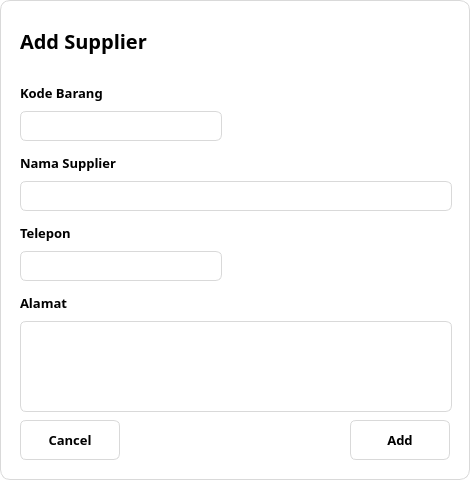
<?xml version="1.0" encoding="UTF-8"?>
<ui version="4.0">
 <class>Dialog</class>
 <widget class="QDialog" name="Dialog">
  <property name="geometry">
   <rect>
    <x>0</x>
    <y>0</y>
    <width>470</width>
    <height>480</height>
   </rect>
  </property>
  <property name="minimumSize">
   <size>
    <width>470</width>
    <height>480</height>
   </size>
  </property>
  <property name="maximumSize">
   <size>
    <width>470</width>
    <height>480</height>
   </size>
  </property>
  <property name="windowTitle">
   <string>Dialog</string>
  </property>
  <property name="styleSheet">
   <string notr="true">QDialog{
	background-color: white;
	border: 1px solid #D9D9D9;
	border-radius: 10px;
}</string>
  </property>
  <widget class="QWidget" name="layoutWidget_2">
   <property name="geometry">
    <rect>
     <x>20</x>
     <y>150</y>
     <width>432</width>
     <height>61</height>
    </rect>
   </property>
   <layout class="QVBoxLayout" name="verticalLayout">
    <item>
     <widget class="QLabel" name="label_3">
      <property name="font">
       <font>
        <family>Poppins</family>
        <pointsize>10</pointsize>
        <weight>75</weight>
        <bold>true</bold>
       </font>
      </property>
      <property name="text">
       <string>Nama Supplier</string>
      </property>
     </widget>
    </item>
    <item>
     <widget class="QLineEdit" name="addSupplierName">
      <property name="minimumSize">
       <size>
        <width>430</width>
        <height>30</height>
       </size>
      </property>
      <property name="font">
       <font>
        <family>Poppins</family>
        <weight>75</weight>
        <bold>true</bold>
       </font>
      </property>
      <property name="styleSheet">
       <string notr="true">QLineEdit{
	border: 1px solid #D9D9D9;
	border-radius: 6px;
	padding:0 10px 0 10px;
}

QLineEdit:focus{
	border: 1px solid #3D6CEE;
}</string>
      </property>
     </widget>
    </item>
   </layout>
  </widget>
  <widget class="QPushButton" name="cancelBtn">
   <property name="geometry">
    <rect>
     <x>20</x>
     <y>420</y>
     <width>100</width>
     <height>40</height>
    </rect>
   </property>
   <property name="font">
    <font>
     <family>Poppins</family>
     <pointsize>10</pointsize>
     <weight>75</weight>
     <bold>true</bold>
    </font>
   </property>
   <property name="styleSheet">
    <string notr="true">QPushButton{
	background-color: white;
	border: 1px solid #D9D9D9;
	border-radius: 6px;
}

QPushButton:hover{
	color: #3D6CEE;
	border: 1px solid #3D6CEE;
}</string>
   </property>
   <property name="text">
    <string>Cancel</string>
   </property>
  </widget>
  <widget class="QWidget" name="layoutWidget_3">
   <property name="geometry">
    <rect>
     <x>20</x>
     <y>220</y>
     <width>202</width>
     <height>61</height>
    </rect>
   </property>
   <layout class="QVBoxLayout" name="verticalLayout_2">
    <item>
     <widget class="QLabel" name="label_4">
      <property name="font">
       <font>
        <family>Poppins</family>
        <pointsize>10</pointsize>
        <weight>75</weight>
        <bold>true</bold>
       </font>
      </property>
      <property name="text">
       <string>Telepon</string>
      </property>
     </widget>
    </item>
    <item>
     <widget class="QLineEdit" name="addPhoneNumber">
      <property name="minimumSize">
       <size>
        <width>200</width>
        <height>30</height>
       </size>
      </property>
      <property name="font">
       <font>
        <family>Poppins</family>
        <weight>75</weight>
        <bold>true</bold>
       </font>
      </property>
      <property name="styleSheet">
       <string notr="true">QLineEdit{
	border: 1px solid #D9D9D9;
	border-radius: 6px;
	padding:0 10px 0 10px;
}

QLineEdit:focus{
	border: 1px solid #3D6CEE;
}</string>
      </property>
     </widget>
    </item>
   </layout>
  </widget>
  <widget class="QWidget" name="layoutWidget_5">
   <property name="geometry">
    <rect>
     <x>20</x>
     <y>80</y>
     <width>202</width>
     <height>61</height>
    </rect>
   </property>
   <layout class="QVBoxLayout" name="verticalLayout_3">
    <item>
     <widget class="QLabel" name="label_5">
      <property name="font">
       <font>
        <family>Poppins</family>
        <pointsize>10</pointsize>
        <weight>75</weight>
        <bold>true</bold>
       </font>
      </property>
      <property name="text">
       <string>Kode Barang</string>
      </property>
     </widget>
    </item>
    <item>
     <widget class="QLineEdit" name="addItemCode">
      <property name="minimumSize">
       <size>
        <width>200</width>
        <height>30</height>
       </size>
      </property>
      <property name="font">
       <font>
        <family>Poppins</family>
        <weight>75</weight>
        <bold>true</bold>
       </font>
      </property>
      <property name="styleSheet">
       <string notr="true">QLineEdit{
	border: 1px solid #D9D9D9;
	border-radius: 6px;
	padding:0 10px 0 10px;
}

QLineEdit:focus{
	border: 1px solid #3D6CEE;
}</string>
      </property>
     </widget>
    </item>
   </layout>
  </widget>
  <widget class="QPushButton" name="closeBtn">
   <property name="geometry">
    <rect>
     <x>430</x>
     <y>5</y>
     <width>35</width>
     <height>35</height>
    </rect>
   </property>
   <property name="styleSheet">
    <string notr="true">QPushButton{
	border: none;
}

QPushButton:hover{
	border-left: 1px solid #D9D9D9;
	border-bottom: 1px solid #D9D9D9;
	border-bottom-left-radius: 6px;
}</string>
   </property>
   <property name="text">
    <string/>
   </property>
   <property name="icon">
    <iconset resource="../assets/icons/resources.qrc">
     <normaloff>:/icons/close-blue.svg</normaloff>:/icons/close-blue.svg</iconset>
   </property>
   <property name="iconSize">
    <size>
     <width>20</width>
     <height>20</height>
    </size>
   </property>
   <property name="checkable">
    <bool>true</bool>
   </property>
  </widget>
  <widget class="QWidget" name="layoutWidget_4">
   <property name="geometry">
    <rect>
     <x>20</x>
     <y>290</y>
     <width>432</width>
     <height>122</height>
    </rect>
   </property>
   <layout class="QVBoxLayout" name="verticalLayout_7">
    <item>
     <widget class="QLabel" name="label_9">
      <property name="font">
       <font>
        <family>Poppins</family>
        <pointsize>10</pointsize>
        <weight>75</weight>
        <bold>true</bold>
       </font>
      </property>
      <property name="text">
       <string>Alamat</string>
      </property>
     </widget>
    </item>
    <item>
     <widget class="QLineEdit" name="addAddress">
      <property name="minimumSize">
       <size>
        <width>430</width>
        <height>91</height>
       </size>
      </property>
      <property name="font">
       <font>
        <family>Poppins</family>
        <weight>75</weight>
        <bold>true</bold>
       </font>
      </property>
      <property name="styleSheet">
       <string notr="true">QLineEdit{
	border: 1px solid #D9D9D9;
	border-radius: 6px;
	padding:0 10px 0 10px;
}

QLineEdit:focus{
	border: 1px solid #3D6CEE;
}</string>
      </property>
      <property name="maxLength">
       <number>430</number>
      </property>
      <property name="alignment">
       <set>Qt::AlignJustify|Qt::AlignTop</set>
      </property>
     </widget>
    </item>
   </layout>
  </widget>
  <widget class="QPushButton" name="addBtn">
   <property name="geometry">
    <rect>
     <x>350</x>
     <y>420</y>
     <width>100</width>
     <height>40</height>
    </rect>
   </property>
   <property name="font">
    <font>
     <family>Poppins</family>
     <pointsize>10</pointsize>
     <weight>75</weight>
     <bold>true</bold>
    </font>
   </property>
   <property name="styleSheet">
    <string notr="true">QPushButton{
	background-color: white;
	border: 1px solid #D9D9D9;
	border-radius: 6px;
}

QPushButton:hover{
	color: #3D6CEE;
	border: 1px solid #3D6CEE;
}</string>
   </property>
   <property name="text">
    <string>Add</string>
   </property>
  </widget>
  <widget class="QWidget" name="layoutWidget">
   <property name="geometry">
    <rect>
     <x>20</x>
     <y>20</y>
     <width>191</width>
     <height>42</height>
    </rect>
   </property>
   <layout class="QHBoxLayout" name="horizontalLayout">
    <property name="spacing">
     <number>6</number>
    </property>
    <item>
     <widget class="QLabel" name="label">
      <property name="minimumSize">
       <size>
        <width>146</width>
        <height>40</height>
       </size>
      </property>
      <property name="maximumSize">
       <size>
        <width>146</width>
        <height>40</height>
       </size>
      </property>
      <property name="font">
       <font>
        <family>Poppins</family>
        <pointsize>15</pointsize>
        <weight>75</weight>
        <bold>true</bold>
       </font>
      </property>
      <property name="text">
       <string>Add Supplier</string>
      </property>
     </widget>
    </item>
    <item>
     <widget class="QLabel" name="label_2">
      <property name="minimumSize">
       <size>
        <width>40</width>
        <height>35</height>
       </size>
      </property>
      <property name="maximumSize">
       <size>
        <width>40</width>
        <height>35</height>
       </size>
      </property>
      <property name="text">
       <string/>
      </property>
      <property name="pixmap">
       <pixmap resource="../assets/icons/resources.qrc">:/icons/people-blue.svg</pixmap>
      </property>
      <property name="scaledContents">
       <bool>true</bool>
      </property>
     </widget>
    </item>
   </layout>
  </widget>
 </widget>
 <resources>
  <include location="../assets/icons/resources.qrc"/>
  <include location="../../../../Python/Lib/site-packages/qt5_applications/Qt/assets/icons/resources.qrc"/>
 </resources>
 <connections/>
</ui>
